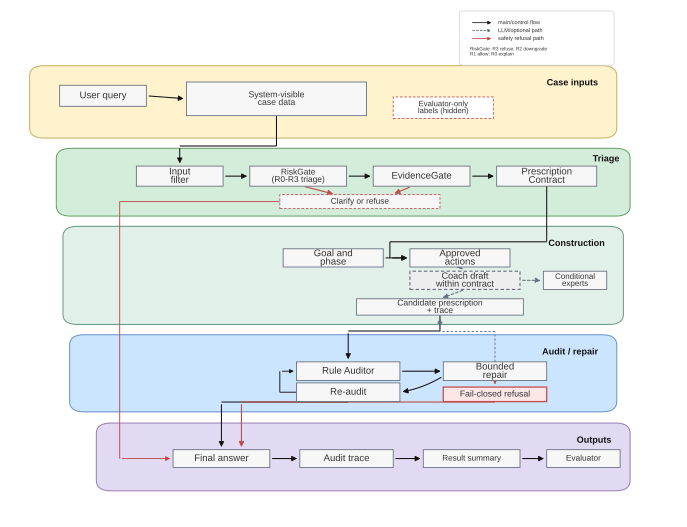

Write Python code to recreate this figure.
from pathlib import Path
from textwrap import fill

import matplotlib as mpl
import matplotlib.pyplot as plt
from matplotlib.patches import FancyArrowPatch, FancyBboxPatch, Rectangle


OUT = Path(__file__).resolve().parent
SUBMISSION_OUT = OUT.parent / "submission_package" / "figures"


mpl.rcParams.update(
    {
        "font.family": "sans-serif",
        "font.sans-serif": ["Arial", "Helvetica", "DejaVu Sans", "sans-serif"],
        "svg.fonttype": "none",
        "pdf.fonttype": 42,
        "font.size": 7.6,
        "axes.linewidth": 0.6,
        "figure.dpi": 180,
    }
)


INK = "#111111"
TEXT = "#333333"
EDGE = "#666f7d"
BOX = "#f7f7f7"
LLM_FILL = "#eeeeee"
RED = "#bf4d4d"
RED_FILL = "#fde6e6"
YELLOW = ("#FFF3CD", "#c8b36c")
GREEN = ("#D4EDDA", "#6aa36a")
MINT = ("#E2F0EA", "#6f9d8b")
BLUE = ("#CCE5FF", "#6e96cf")
PURPLE = ("#E2D9F3", "#9d82b6")


def add_region(ax, x, y, w, h, title, palette, title_dx=0.0, title_dy=0.0):
    face, edge = palette
    patch = FancyBboxPatch(
        (x, y),
        w,
        h,
        boxstyle="round,pad=0.010,rounding_size=0.022",
        linewidth=0.8,
        edgecolor=edge,
        facecolor=face,
        zorder=0,
    )
    ax.add_patch(patch)
    ax.text(
        x + w - 0.018 + title_dx,
        y + h - 0.018 + title_dy,
        title,
        ha="right",
        va="top",
        fontsize=6.8,
        weight="bold",
        color=INK,
        linespacing=0.92,
        bbox={"facecolor": face, "edgecolor": "none", "pad": 0.5},
        zorder=4,
    )
    return patch


def add_box(ax, x, y, w, h, text, fs=7.2, face=BOX, edge=EDGE, dashed=False, lw=0.65):
    rect = Rectangle(
        (x, y),
        w,
        h,
        linewidth=lw,
        edgecolor=edge,
        facecolor=face,
        linestyle=(0, (3.0, 2.0)) if dashed else "solid",
        zorder=2,
    )
    ax.add_patch(rect)
    if text:
        ax.text(
            x + w / 2,
            y + h / 2,
            "\n".join(fill(line, width=22) for line in text.split("\n")),
            ha="center",
            va="center",
            fontsize=fs,
            color=TEXT,
            linespacing=0.94,
            zorder=3,
        )
    return (x, y, w, h)


def add_arrow(ax, start, end, dashed=False, color=INK, rad=0.0, lw=0.78, scale=8):
    arrow = FancyArrowPatch(
        start,
        end,
        arrowstyle="-|>",
        mutation_scale=scale,
        linewidth=lw,
        linestyle=(0, (2.5, 2.0)) if dashed else "solid",
        color=color,
        connectionstyle=f"arc3,rad={rad}",
        shrinkA=2.0,
        shrinkB=2.0,
        zorder=1,
    )
    ax.add_patch(arrow)


def add_elbow(ax, points, dashed=False, color=INK, lw=0.78, scale=8):
    """Draw an orthogonal connector and keep the arrow head on the final leg."""
    if len(points) < 2:
        return
    linestyle = (0, (2.5, 2.0)) if dashed else "solid"
    for a, b in zip(points[:-2], points[1:-1]):
        ax.plot(
            [a[0], b[0]],
            [a[1], b[1]],
            color=color,
            linewidth=lw,
            linestyle=linestyle,
            zorder=1,
            solid_capstyle="butt",
        )
    add_arrow(ax, points[-2], points[-1], dashed=dashed, color=color, lw=lw, scale=scale)


def left(b):
    x, y, _, h = b
    return x, y + h / 2


def right(b):
    x, y, w, h = b
    return x + w, y + h / 2


def top(b):
    x, y, w, h = b
    return x + w / 2, y + h


def bottom(b):
    x, y, w, _ = b
    return x + w / 2, y


def save_all(fig):
    bases = [
        OUT / "rule_governed_workflow",
        OUT / "rule_governed_workflow_evidence_bounded",
        SUBMISSION_OUT / "rule_governed_workflow",
        SUBMISSION_OUT / "rule_governed_workflow_evidence_bounded",
    ]
    SUBMISSION_OUT.mkdir(parents=True, exist_ok=True)
    for base in bases:
        fig.savefig(base.with_suffix(".svg"), bbox_inches="tight")
        fig.savefig(base.with_suffix(".pdf"), bbox_inches="tight")
        fig.savefig(base.with_suffix(".png"), dpi=300, bbox_inches="tight")


def add_arrow_legend(ax, x=0.705, y=0.900):
    patch = FancyBboxPatch(
        (x, y),
        0.220,
        0.104,
        boxstyle="round,pad=0.006,rounding_size=0.006",
        linewidth=0.55,
        edgecolor="#d0d0d0",
        facecolor="#ffffff",
        zorder=0.5,
    )
    ax.add_patch(patch)
    add_arrow(ax, (x + 0.010, y + 0.085), (x + 0.046, y + 0.085), lw=0.62, scale=5)
    ax.text(x + 0.052, y + 0.085, "main/control flow", ha="left", va="center", fontsize=4.2, color=TEXT, zorder=6)
    add_arrow(ax, (x + 0.010, y + 0.068), (x + 0.046, y + 0.068), dashed=True, color=EDGE, lw=0.62, scale=5)
    ax.text(x + 0.052, y + 0.068, "LLM/optional path", ha="left", va="center", fontsize=4.2, color=TEXT, zorder=6)
    add_arrow(ax, (x + 0.010, y + 0.051), (x + 0.046, y + 0.051), color=RED, lw=0.68, scale=5)
    ax.text(x + 0.052, y + 0.051, "safety refusal path", ha="left", va="center", fontsize=4.2, color=TEXT, zorder=6)
    ax.text(
        x + 0.010,
        y + 0.023,
        "RiskGate: R3 refuse; R2 downgrade\nR1 allow; R0 explain",
        ha="left",
        va="center",
        fontsize=3.6,
        color=TEXT,
        zorder=6,
    )


def draw():
    fig = plt.figure(figsize=(6.95, 5.28))
    ax = fig.add_axes([0, 0, 1, 1])
    ax.set_xlim(0, 1)
    ax.set_ylim(0, 1.085)
    ax.axis("off")

    # 1. Inputs.
    add_region(ax, 0.04, 0.820, 0.86, 0.135, "Case inputs", YELLOW)
    query = add_box(ax, 0.075, 0.878, 0.130, 0.045, "User query")
    visible = add_box(ax, 0.265, 0.858, 0.270, 0.072, "System-visible\ncase data", fs=6.5)
    add_box(ax, 0.575, 0.852, 0.150, 0.046, "Evaluator-only\nlabels (hidden)", fs=5.8, face="#ffffff", edge=RED, dashed=True)
    add_arrow(ax, right(query), left(visible))
    add_arrow_legend(ax, 0.680, 0.972)

    # 2. Triage.
    add_region(ax, 0.08, 0.653, 0.84, 0.125, "Triage", GREEN, title_dx=0.012, title_dy=0.014)
    input_filter = add_box(ax, 0.190, 0.707, 0.130, 0.043, "Input\nfilter")
    risk = add_box(
        ax,
        0.360,
        0.707,
        0.145,
        0.043,
        "RiskGate\n(R0-R3 triage)",
        fs=6.3,
    )
    evidence = add_box(ax, 0.545, 0.707, 0.145, 0.043, "EvidenceGate")
    contract = add_box(ax, 0.730, 0.707, 0.150, 0.043, "Prescription\nContract")
    stop = add_box(ax, 0.405, 0.659, 0.240, 0.030, "Clarify or refuse", fs=6.2, edge=RED, dashed=True)
    add_elbow(ax, [bottom(visible), (bottom(visible)[0], 0.793), (top(input_filter)[0], 0.793), top(input_filter)])
    add_arrow(ax, right(input_filter), left(risk))
    add_arrow(ax, right(risk), left(evidence))
    add_arrow(ax, right(evidence), left(contract))
    add_arrow(ax, (risk[0] + risk[2] * 0.55, risk[1]), (stop[0] + stop[2] * 0.35, stop[1] + stop[3]), color=RED, lw=0.85)
    add_arrow(ax, (evidence[0] + evidence[2] * 0.40, evidence[1]), (stop[0] + stop[2] * 0.70, stop[1] + stop[3]), color=RED, lw=0.85)

    # 3. Construction.
    add_region(ax, 0.09, 0.421, 0.82, 0.190, "Construction", MINT)
    goal = add_box(ax, 0.410, 0.534, 0.150, 0.039, "Goal and\nphase")
    actions = add_box(ax, 0.600, 0.534, 0.150, 0.039, "Approved\nactions")
    coach = add_box(
        ax,
        0.600,
        0.486,
        0.165,
        0.039,
        "Coach draft\nwithin contract",
        fs=6.8,
        face=LLM_FILL,
        dashed=True,
        lw=0.85,
    )
    experts = add_box(ax, 0.800, 0.486, 0.095, 0.039, "Conditional\nexperts", fs=6.0)
    candidate = add_box(ax, 0.520, 0.431, 0.250, 0.035, "Candidate prescription + trace", fs=6.4)
    add_elbow(
        ax,
        [
            bottom(contract),
            (bottom(contract)[0], 0.588),
            (actions[0] - 0.030, 0.588),
            (actions[0] - 0.030, left(actions)[1]),
            left(actions),
        ],
    )
    add_arrow(ax, right(goal), left(actions))
    add_arrow(ax, bottom(actions), top(coach), dashed=True, color=EDGE)
    add_arrow(ax, right(coach), left(experts), dashed=True, color=EDGE)
    add_arrow(ax, bottom(coach), top(candidate), dashed=True, color=EDGE)

    # 4. Audit and repair.
    add_region(ax, 0.10, 0.234, 0.80, 0.145, "Audit / repair", BLUE)
    auditor = add_box(ax, 0.430, 0.291, 0.155, 0.040, "Rule Auditor")
    repair = add_box(ax, 0.650, 0.291, 0.155, 0.040, "Bounded\nrepair")
    reaudit = add_box(ax, 0.430, 0.246, 0.155, 0.040, "Re-audit")
    refusal = add_box(
        ax,
        0.650,
        0.246,
        0.155,
        0.031,
        "Fail-closed refusal",
        fs=6.5,
        face=RED_FILL,
        edge=RED,
        lw=0.95,
    )
    add_elbow(ax, [bottom(candidate), (bottom(candidate)[0], 0.397), (top(auditor)[0], 0.397), top(auditor)])
    add_arrow(ax, right(auditor), left(repair))
    add_elbow(ax, [left(reaudit), (0.405, left(reaudit)[1]), (0.405, left(auditor)[1]), left(auditor)], lw=0.70, scale=6)
    add_arrow(ax, (repair[0], repair[1] + repair[3] * 0.24), (right(reaudit)[0], right(reaudit)[1]), rad=-0.10)
    add_arrow(ax, bottom(repair), top(refusal), color=RED, lw=1.05, scale=9)
    add_elbow(ax, [top(repair), (top(repair)[0], 0.396), (bottom(candidate)[0], 0.396), bottom(candidate)], dashed=True, color=EDGE, lw=0.70)

    # 5. Outputs.
    add_region(ax, 0.14, 0.065, 0.78, 0.125, "Outputs", PURPLE)
    answer = add_box(ax, 0.245, 0.105, 0.145, 0.038, "Final answer")
    trace = add_box(ax, 0.435, 0.105, 0.140, 0.038, "Audit trace")
    summary = add_box(ax, 0.620, 0.105, 0.145, 0.038, "Result summary", fs=6.1)
    evaluator = add_box(ax, 0.805, 0.105, 0.110, 0.038, "Evaluator", fs=6.2)
    add_elbow(ax, [bottom(reaudit), (bottom(reaudit)[0], 0.245), (top(answer)[0], 0.245), top(answer)])
    add_elbow(ax, [left(stop), (0.165, left(stop)[1]), (0.165, left(answer)[1]), left(answer)], color=RED, lw=0.72, scale=7)
    add_elbow(ax, [bottom(refusal), (bottom(refusal)[0], 0.245), (top(answer)[0] + 0.030, 0.245), (top(answer)[0] + 0.030, top(answer)[1])], color=RED, lw=0.85, scale=8)
    add_arrow(ax, right(answer), left(trace))
    add_arrow(ax, right(trace), left(summary))
    add_arrow(ax, right(summary), left(evaluator))

    save_all(fig)


if __name__ == "__main__":
    draw()
